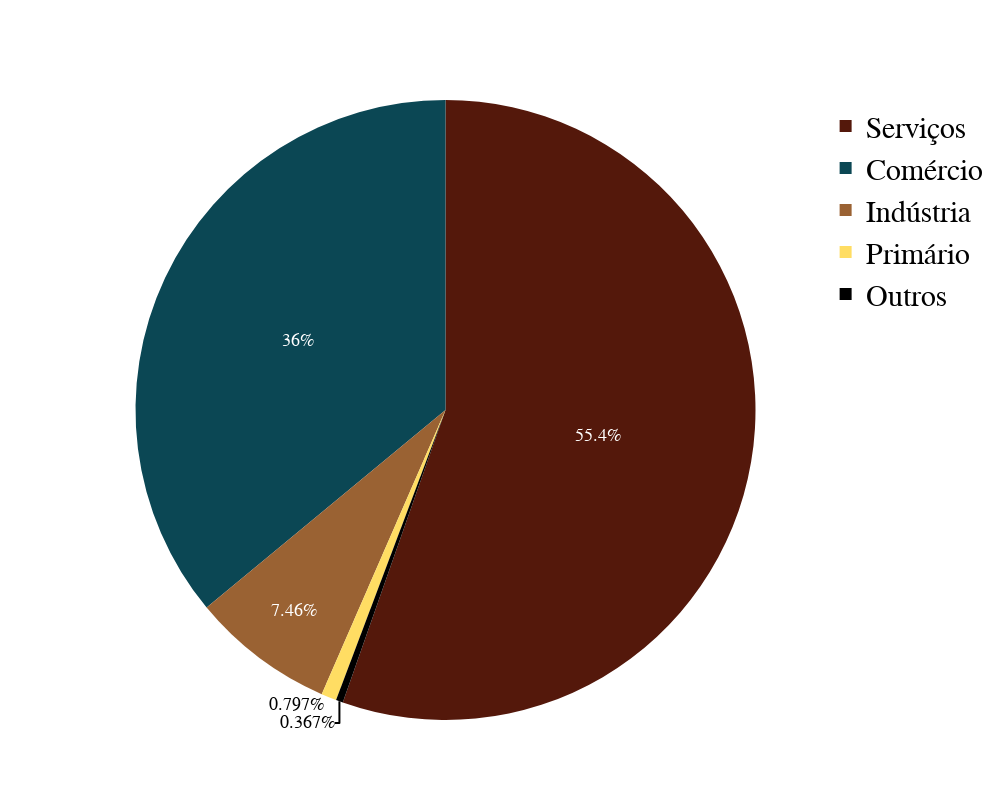

This figure's notebook cell:
### Code cell
import plotly.graph_objs as go

labels = ["Comércio", "Serviços", "Indústria", "Primário", "Outros"]
values = [0.359993, 0.553750, 0.074618, 0.007967, 0.003672]

fig = go.Figure(
    data=go.Pie(labels=labels, values=values, pull=[0, 0, 0, 0, 0, 0])
)

# Configurando os traços
fig = fig.update_traces(
    hoverinfo="label+percent",
    textinfo="percent",
    textfont_size=18,
    marker=dict(colors=["#0b4754", "#54180b", "#9a6233", "#ffdd63", "#000000"])
)

# Atualizando o layout para remover o fundo
fig.update_layout(
    height=800,
    width=1000,
    font={'family': 'Arial', 'size': 30, 'color': 'black'},
    plot_bgcolor='rgba(0,0,0,0)',  # Cor de fundo do gráfico
    paper_bgcolor='rgba(0,0,0,0)'  # Cor de fundo do papel (fundo geral)
)

fig.show()

### Figure 1 — Plotly figure (JSON) as saved in the notebook; plotly's stock layout.template omitted (floating-point values rounded to 4 significant figures)
{"data": [{"hoverinfo": "label+percent", "labels": ["Comércio", "Serviços", "Indústria", "Primário", "Outros"], "marker": {"colors": ["#0b4754", "#54180b", "#9a6233", "#ffdd63", "#000000"]}, "pull": [0, 0, 0, 0, 0, 0], "textfont": {"size": 18}, "textinfo": "percent", "type": "pie", "values": [0.36, 0.5537, 0.07462, 0.007967, 0.003672]}], "layout": {"font": {"color": "black", "family": "Arial", "size": 30}, "height": 800, "paper_bgcolor": "rgba(0,0,0,0)", "plot_bgcolor": "rgba(0,0,0,0)", "width": 1000}}
